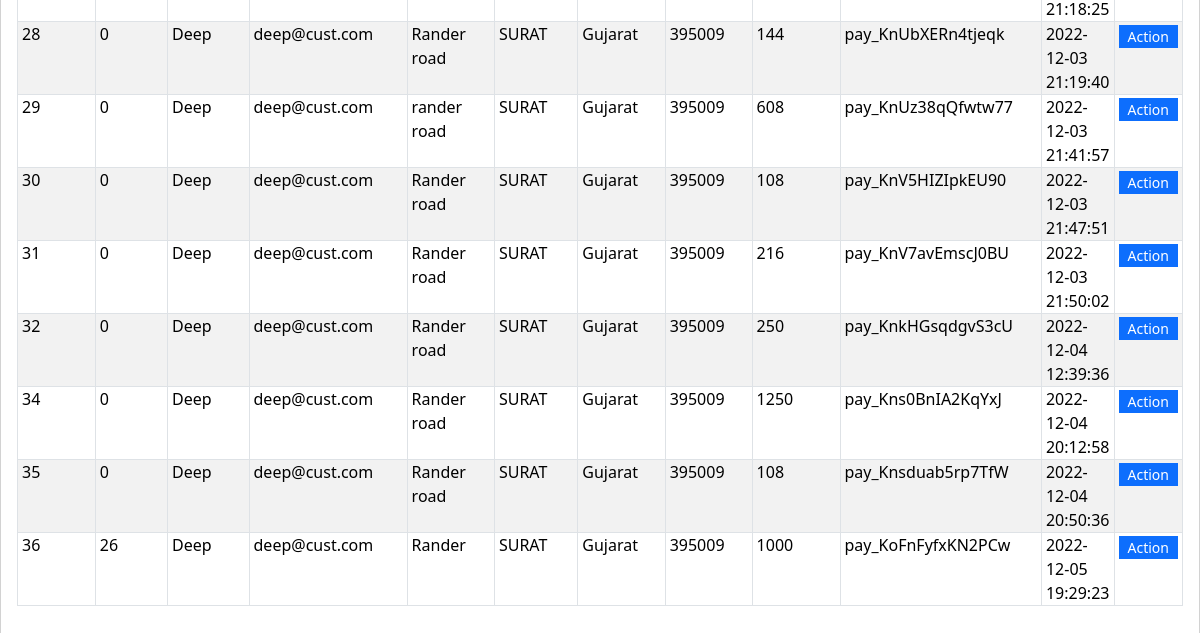
/orders.php (signed in, lower part), run on an earlier commit of the app's database.
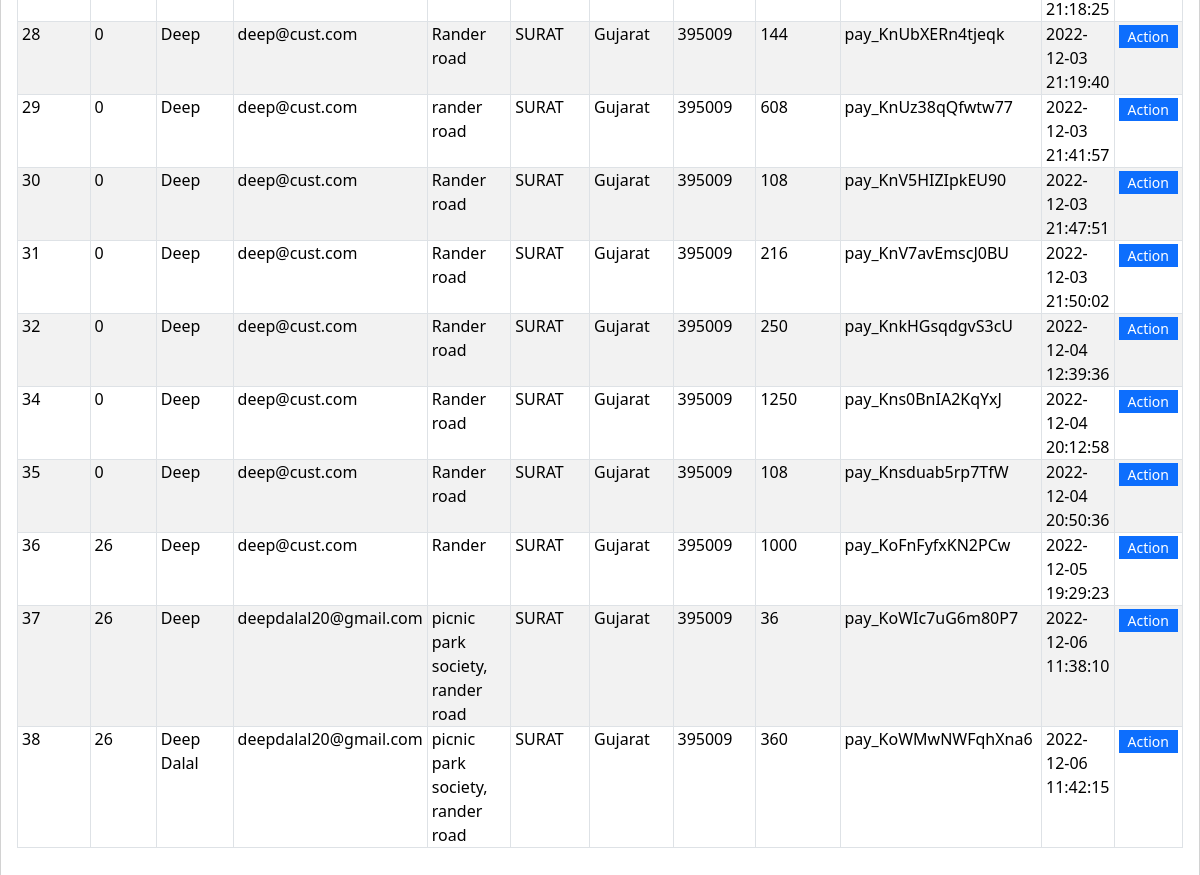
And on a later commit of the database.
### tables this page shows
CREATE TABLE `tblorderdetail` (
  `od_id` int(11) NOT NULL,
  `u_id` int(11) NOT NULL,
  `od_name` varchar(40) NOT NULL,
  `od_email` varchar(256) NOT NULL,
  `od_address` varchar(100) NOT NULL,
  `od_city` varchar(30) NOT NULL,
  `od_state` varchar(30) NOT NULL,
  `od_pin` varchar(10) NOT NULL,
  `od_total` int(11) NOT NULL,
  `od_pay` varchar(256) NOT NULL,
  `od_date` datetime NOT NULL
);

### orders.php (the view, shortened to what this page needs)
<?php
    include 'dbcon.php';
?>
<!doctype html>
<html lang="en">
  <head>
    <link href="https://cdn.jsdelivr.net/npm/bootstrap@5.1.3/dist/css/bootstrap.min.css" rel="stylesheet">
    <link rel="stylesheet" href="admin.css">
    <link rel="stylesheet" href="./Font-Awesome-master/css/all.min.css">
    <link rel="stylesheet" href="./css/bootstrap.min.css">
    <link rel="stylesheet" href="./select2/css/select2.min.css">
  </head>
  <body>
<div class="card rounded-0 shadow">
    <div class="card-body">
        <table class="table table-hover table-striped table-bordered">
            <colgroup>
                <col width="10%">
                <col width="10%">
                <col width="10%">
                <col width="10%">
                <col width="10%">
                <col width="10%">
                <col width="10%">
                <col width="10%">
                <col width="10%">
                <col width="10%">
                <col width="10%">
            </colgroup>
            <tbody>
            <?php
                $sql = "SELECT * FROM tblorderdetail";
                $data = mysqli_query($conn, $sql);
                $num = mysqli_num_rows($data);
                if($num > 0)
                {
                while($row = mysqli_fetch_assoc($data)):
            ?>
                <tr>
                    <td class="py-0 px-1"><?php echo $row['od_id']; ?></td>
                    <td class="py-0 px-1"><?php echo $row['u_id']; ?></td>
                    <td class="py-0 px-1"><?php echo $row['od_name']; ?></td>
                    <td class="py-0 px-1"><?php echo $row['od_email']; ?></td>
                    <td class="py-0 px-1"><?php echo $row['od_address']; ?></td>
                    <td class="py-0 px-1"><?php echo $row['od_city']; ?></td>
                    <td class="py-0 px-1"><?php echo $row['od_state']; ?></td>
                    <td class="py-0 px-1"><?php echo $row['od_pin']; ?></td>
                    <td class="py-0 px-1"><?php echo $row['od_total']; ?></td>
                    <td class="py-0 px-1"><?php echo $row['od_pay']; ?></td>
                    <td class="py-0 px-1"><?php echo $row['od_date']; ?></td>
                    <td class="py-0 px-1">
                    <div class="btn-group" role="group">
                    <a href="orderby.php?id=<?php echo $row['u_id'];?>"><button  type="button" class="btn btn-primary btn-sm rounded-0 py-0">
                            Action
                            </button></a>
                    </div>
                    </td>
                </tr>
                <?php endwhile; ?>
            </tbody>
            <?php
                }
                else
                {
                    ?>
                    <td class="py-0 px-1">No Orders Placed</td>
                    <?php
                }
            ?>
        </table>
    </div>
</div>
    </body>
</html>

What changed in the data, as far as the page shows it:
added tblorderdetail: od_id "37", u "26", od_name "Deep", od_email "deepdalal20@gmail.com", od_address "picnic park society, rander road", od_city "SURAT", od_state "Gujarat", od_pin "395009", od_total "36", od_pay "pay_KoWIc7uG6m80P7", od_date "2022-12-06 11:38:10"
added tblorderdetail: od_id "38", u "26", od_name "Deep Dalal", od_email "deepdalal20@gmail.com", od_address "picnic park society, rander road", od_city "SURAT", od_state "Gujarat", od_pin "395009", od_total "360", od_pay "pay_KoWMwNWFqhXna6", od_date "2022-12-06 11:42:15"
